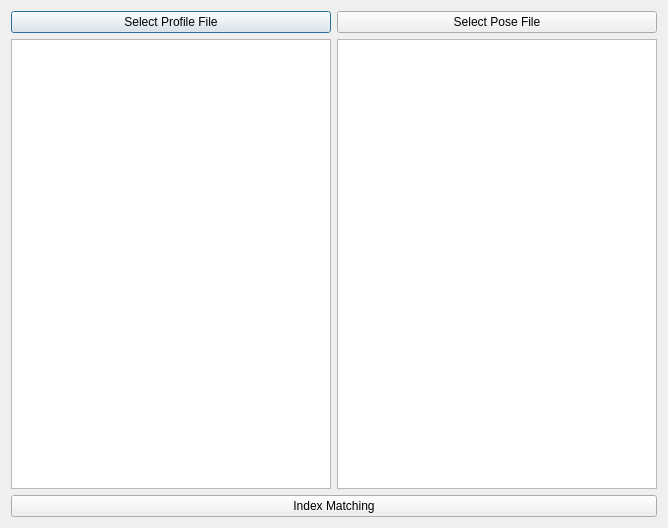
<?xml version="1.0" encoding="UTF-8"?>
<ui version="4.0">
 <class>Selector</class>
 <widget class="QDialog" name="Selector">
  <property name="geometry">
   <rect>
    <x>0</x>
    <y>0</y>
    <width>668</width>
    <height>528</height>
   </rect>
  </property>
  <property name="windowTitle">
   <string>Selector</string>
  </property>
  <layout class="QGridLayout" name="gridLayout">
   <item row="0" column="0">
    <layout class="QHBoxLayout" name="horizontalLayout">
     <item>
      <layout class="QVBoxLayout" name="verticalLayout">
       <item>
        <widget class="QPushButton" name="pushButton_profile">
         <property name="text">
          <string>Select Profile File</string>
         </property>
        </widget>
       </item>
       <item>
        <widget class="QTreeView" name="treeView_profile"/>
       </item>
      </layout>
     </item>
     <item>
      <layout class="QVBoxLayout" name="verticalLayout_2">
       <item>
        <widget class="QPushButton" name="pushButton_pose">
         <property name="text">
          <string>Select Pose File</string>
         </property>
        </widget>
       </item>
       <item>
        <widget class="QTreeView" name="treeView_pose"/>
       </item>
      </layout>
     </item>
    </layout>
   </item>
   <item row="1" column="0">
    <widget class="QPushButton" name="pushButton_idxmat">
     <property name="text">
      <string>Index Matching</string>
     </property>
    </widget>
   </item>
  </layout>
 </widget>
 <layoutdefault spacing="6" margin="11"/>
 <resources/>
 <connections/>
</ui>
